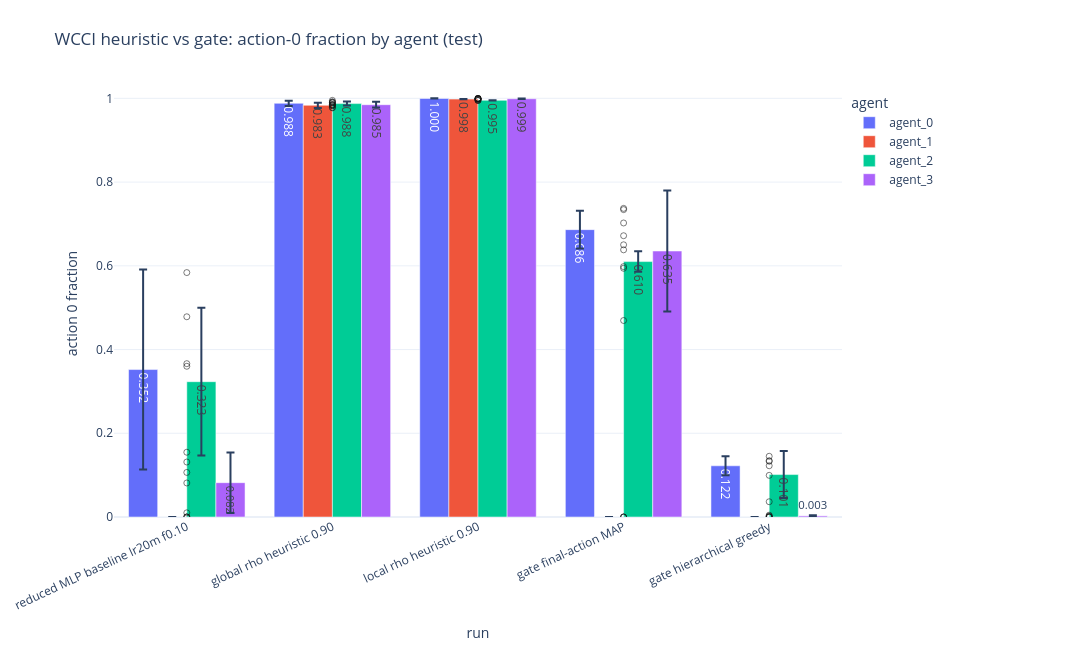
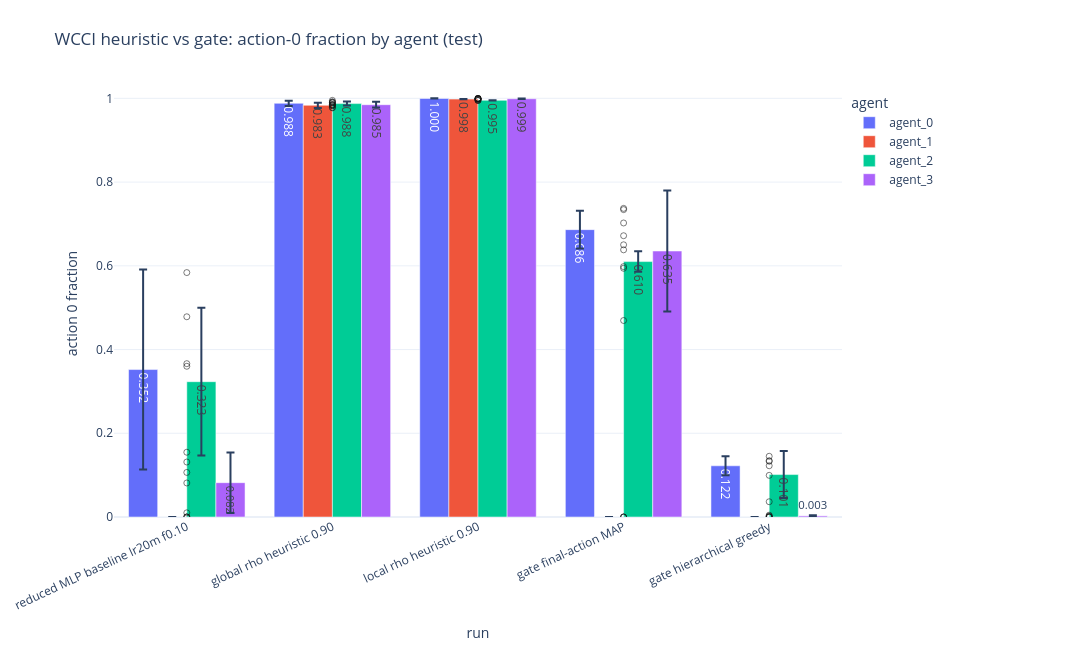

The notebook cell saved with these charts, in order:
### Markdown cell above
## WCCI Heuristic vs Gate

### Code cell
fig_action0_hvg, action0_hvg_rows, action0_hvg_summary = plot_action0_by_agent(
    source_rows(action0_latest, "WCCI HVG"), WCCI_HVG_RUNS,
    title=f"WCCI heuristic vs gate: action-0 fraction by agent ({ACTION_METRIC_SOURCE})",
    save_name=f"wcci_hvg_action0_{ACTION_METRIC_SOURCE}",
)
fig_action0_hvg

### Figure 1 — Plotly figure (JSON) as saved in the notebook; plotly's stock layout.template omitted (floating-point values rounded to 4 significant figures)
{"data": [{"alignmentgroup": "True", "customdata": [["wcci_hvg_02_gate_final_map_72x576", "agent_0", 0.0453, 3, [0, 1, 2], [50347008, 51922944, 52337664]], ["wcci_hvg_03_gate_hierarchical_72x576", "agent_0", 0.02277, 3, [0, 1, 2], [52835328, 53664768, 57646080]], ["wcci_hvg_01_eval_rho090_72x576", "agent_0", 0.006115, 3, [0, 1, 2], [50181120, 52005888, 53167104]], ["wcci_hvg_04_eval_local_rho090_72x576", "agent_0", 0.0002396, 3, [0, 1, 2], [59968512]], ["wcci_reduced_mlp_baseline_72x576_lr20m_f010", "agent_0", 0.239, 3, [0, 1, 2], [59968512]]], "error_y": {"array": [0.0453, 0.02277, 0.006115, 0.0002396, 0.239]}, "hovertemplate": "agent=%{customdata[1]}<br>run=%{x}<br>action 0 fraction=%{y:.4f}<br>text=%{text}<br>family=%{customdata[0]}<br>std_action0_fraction=%{customdata[2]:.4f}<br>n_seeds=%{customdata[3]}<br>seeds=%{customdata[4]}<br>selected_metric_steps=%{customdata[5]}<extra></extra>", "legendgroup": "agent_0", "marker": {"color": "#636efa", "pattern": {"shape": ""}}, "name": "agent_0", "offsetgroup": "agent_0", "orientation": "v", "showlegend": true, "text": ["0.686", "0.122", "0.988", "1.000", "0.352"], "textposition": "auto", "type": "bar", "x": ["gate final-action MAP", "gate hierarchical greedy", "global rho heuristic 0.90", "local rho heuristic 0.90", "reduced MLP baseline lr20m f0.10"], "xaxis": "x", "y": [0.6865, 0.1223, 0.9882, 0.9999, 0.3522], "yaxis": "y"}, {"alignmentgroup": "True", "customdata": [["wcci_hvg_02_gate_final_map_72x576", "agent_1", 0, 3, [0, 1, 2], [50347008, 51922944, 52337664]], ["wcci_hvg_03_gate_hierarchical_72x576", "agent_1", 0, 3, [0, 1, 2], [52835328, 53664768, 57646080]], ["wcci_hvg_01_eval_rho090_72x576", "agent_1", 0.006158, 3, [0, 1, 2], [50181120, 52005888, 53167104]], ["wcci_hvg_04_eval_local_rho090_72x576", "agent_1", 4.207e-05, 3, [0, 1, 2], [59968512]], ["wcci_reduced_mlp_baseline_72x576_lr20m_f010", "agent_1", 0, 3, [0, 1, 2], [59968512]]], "error_y": {"array": [0.0, 0.0, 0.006158, 4.207e-05, 0.0]}, "hovertemplate": "agent=%{customdata[1]}<br>run=%{x}<br>action 0 fraction=%{y:.4f}<br>text=%{text}<br>family=%{customdata[0]}<br>std_action0_fraction=%{customdata[2]:.4f}<br>n_seeds=%{customdata[3]}<br>seeds=%{customdata[4]}<br>selected_metric_steps=%{customdata[5]}<extra></extra>", "legendgroup": "agent_1", "marker": {"color": "#EF553B", "pattern": {"shape": ""}}, "name": "agent_1", "offsetgroup": "agent_1", "orientation": "v", "showlegend": true, "text": ["0.000", "0.000", "0.983", "0.998", "0.000"], "textposition": "auto", "type": "bar", "x": ["gate final-action MAP", "gate hierarchical greedy", "global rho heuristic 0.90", "local rho heuristic 0.90", "reduced MLP baseline lr20m f0.10"], "xaxis": "x", "y": [0.0, 0.0, 0.9834, 0.9982, 0.0], "yaxis": "y"}, {"alignmentgroup": "True", "customdata": [["wcci_hvg_02_gate_final_map_72x576", "agent_2", 0.02439, 3, [0, 1, 2], [50347008, 51922944, 52337664]], ["wcci_hvg_03_gate_hierarchical_72x576", "agent_2", 0.05623, 3, [0, 1, 2], [52835328, 53664768, 57646080]], ["wcci_hvg_01_eval_rho090_72x576", "agent_2", 0.00474, 3, [0, 1, 2], [50181120, 52005888, 53167104]], ["wcci_hvg_04_eval_local_rho090_72x576", "agent_2", 0.000396, 3, [0, 1, 2], [59968512]], ["wcci_reduced_mlp_baseline_72x576_lr20m_f010", "agent_2", 0.1764, 3, [0, 1, 2], [59968512]]], "error_y": {"array": [0.02439, 0.05623, 0.00474, 0.000396, 0.1764]}, "hovertemplate": "agent=%{customdata[1]}<br>run=%{x}<br>action 0 fraction=%{y:.4f}<br>text=%{text}<br>family=%{customdata[0]}<br>std_action0_fraction=%{customdata[2]:.4f}<br>n_seeds=%{customdata[3]}<br>seeds=%{customdata[4]}<br>selected_metric_steps=%{customdata[5]}<extra></extra>", "legendgroup": "agent_2", "marker": {"color": "#00cc96", "pattern": {"shape": ""}}, "name": "agent_2", "offsetgroup": "agent_2", "orientation": "v", "showlegend": true, "text": ["0.610", "0.101", "0.988", "0.995", "0.323"], "textposition": "auto", "type": "bar", "x": ["gate final-action MAP", "gate hierarchical greedy", "global rho heuristic 0.90", "local rho heuristic 0.90", "reduced MLP baseline lr20m f0.10"], "xaxis": "x", "y": [0.6101, 0.1014, 0.9875, 0.9953, 0.3232], "yaxis": "y"}, {"alignmentgroup": "True", "customdata": [["wcci_hvg_02_gate_final_map_72x576", "agent_3", 0.1446, 3, [0, 1, 2], [50347008, 51922944, 52337664]], ["wcci_hvg_03_gate_hierarchical_72x576", "agent_3", 0.001617, 3, [0, 1, 2], [52835328, 53664768, 57646080]], ["wcci_hvg_01_eval_rho090_72x576", "agent_3", 0.006832, 3, [0, 1, 2], [50181120, 52005888, 53167104]], ["wcci_hvg_04_eval_local_rho090_72x576", "agent_3", 0.0005752, 3, [0, 1, 2], [59968512]], ["wcci_reduced_mlp_baseline_72x576_lr20m_f010", "agent_3", 0.07236, 3, [0, 1, 2], [59968512]]], "error_y": {"array": [0.1446, 0.001617, 0.006832, 0.0005752, 0.07236]}, "hovertemplate": "agent=%{customdata[1]}<br>run=%{x}<br>action 0 fraction=%{y:.4f}<br>text=%{text}<br>family=%{customdata[0]}<br>std_action0_fraction=%{customdata[2]:.4f}<br>n_seeds=%{customdata[3]}<br>seeds=%{customdata[4]}<br>selected_metric_steps=%{customdata[5]}<extra></extra>", "legendgroup": "agent_3", "marker": {"color": "#ab63fa", "pattern": {"shape": ""}}, "name": "agent_3", "offsetgroup": "agent_3", "orientation": "v", "showlegend": true, "text": ["0.635", "0.003", "0.985", "0.999", "0.082"], "textposition": "auto", "type": "bar", "x": ["gate final-action MAP", "gate hierarchical greedy", "global rho heuristic 0.90", "local rho heuristic 0.90", "reduced MLP baseline lr20m f0.10"], "xaxis": "x", "y": [0.6353, 0.002684, 0.9849, 0.9991, 0.08198], "yaxis": "y"}, {"customdata": [["wcci_reduced_mlp_baseline_72x576_lr20m_f010_s0", "agent_0", 59968512], ["wcci_reduced_mlp_baseline_72x576_lr20m_f010_s0", "agent_1", 59968512], ["wcci_reduced_mlp_baseline_72x576_lr20m_f010_s0", "agent_2", 59968512], ["wcci_reduced_mlp_baseline_72x576_lr20m_f010_s0", "agent_3", 59968512], ["wcci_hvg_01_eval_rho090_72x576_s0", "agent_0", 53167104], ["wcci_hvg_01_eval_rho090_72x576_s0", "agent_1", 53167104], ["wcci_hvg_01_eval_rho090_72x576_s0", "agent_2", 53167104], ["wcci_hvg_01_eval_rho090_72x576_s0", "agent_3", 53167104], ["wcci_hvg_02_gate_final_map_72x576_s0", "agent_0", 50347008], ["wcci_hvg_02_gate_final_map_72x576_s0", "agent_1", 50347008], ["wcci_hvg_02_gate_final_map_72x576_s0", "agent_2", 50347008], ["wcci_hvg_02_gate_final_map_72x576_s0", "agent_3", 50347008], ["wcci_hvg_03_gate_hierarchical_72x576_s0", "agent_0", 53664768], ["wcci_hvg_03_gate_hierarchical_72x576_s0", "agent_1", 53664768], ["wcci_hvg_03_gate_hierarchical_72x576_s0", "agent_2", 53664768], ["wcci_hvg_03_gate_hierarchical_72x576_s0", "agent_3", 53664768], ["wcci_hvg_04_eval_local_rho090_72x576_s0", "agent_0", 59968512], ["wcci_hvg_04_eval_local_rho090_72x576_s0", "agent_1", 59968512], ["wcci_hvg_04_eval_local_rho090_72x576_s0", "agent_2", 59968512], ["wcci_hvg_04_eval_local_rho090_72x576_s0", "agent_3", 59968512]], "hovertemplate": "run=%{customdata[0]}<br>agent=%{customdata[1]}<br>step=%{customdata[2]}<br>action0=%{y:.4f}<extra></extra>", "marker": {"color": "rgba(20,20,20,0.55)", "size": 6, "symbol": "circle-open"}, "mode": "markers", "name": "seed 0", "showlegend": false, "type": "scatter", "x": ["reduced MLP baseline lr20m f0.10", "reduced MLP baseline lr20m f0.10", "reduced MLP baseline lr20m f0.10", "reduced MLP baseline lr20m f0.10", "global rho heuristic 0.90", "global rho heuristic 0.90", "global rho heuristic 0.90", "global rho heuristic 0.90", "gate final-action MAP", "gate final-action MAP", "gate final-action MAP", "gate final-action MAP", "gate hierarchical greedy", "gate hierarchical greedy", "gate hierarchical greedy", "gate hierarchical greedy", "local rho heuristic 0.90", "local rho heuristic 0.90", "local rho heuristic 0.90", "local rho heuristic 0.90"], "y": [0.3663, 0.0, 0.4783, 0.08128, 0.9844, 0.9777, 0.9822, 0.9777, 0.6502, 0.0, 0.6382, 0.7343, 0.0995, 0.0, 0.1345, 0.002505, 1.0, 0.9982, 0.9955, 0.9997]}, {"customdata": [["wcci_reduced_mlp_baseline_72x576_lr20m_f010_s1", "agent_0", 59968512], ["wcci_reduced_mlp_baseline_72x576_lr20m_f010_s1", "agent_1", 59968512], ["wcci_reduced_mlp_baseline_72x576_lr20m_f010_s1", "agent_2", 59968512], ["wcci_reduced_mlp_baseline_72x576_lr20m_f010_s1", "agent_3", 59968512], ["wcci_hvg_01_eval_rho090_72x576_s1", "agent_0", 52005888], ["wcci_hvg_01_eval_rho090_72x576_s1", "agent_1", 52005888], ["wcci_hvg_01_eval_rho090_72x576_s1", "agent_2", 52005888], ["wcci_hvg_01_eval_rho090_72x576_s1", "agent_3", 52005888], ["wcci_hvg_02_gate_final_map_72x576_s1", "agent_0", 51922944], ["wcci_hvg_02_gate_final_map_72x576_s1", "agent_1", 51922944], ["wcci_hvg_02_gate_final_map_72x576_s1", "agent_2", 51922944], ["wcci_hvg_02_gate_final_map_72x576_s1", "agent_3", 51922944], ["wcci_hvg_03_gate_hierarchical_72x576_s1", "agent_0", 57646080], ["wcci_hvg_03_gate_hierarchical_72x576_s1", "agent_1", 57646080], ["wcci_hvg_03_gate_hierarchical_72x576_s1", "agent_2", 57646080], ["wcci_hvg_03_gate_hierarchical_72x576_s1", "agent_3", 57646080], ["wcci_hvg_04_eval_local_rho090_72x576_s1", "agent_0", 59968512], ["wcci_hvg_04_eval_local_rho090_72x576_s1", "agent_1", 59968512], ["wcci_hvg_04_eval_local_rho090_72x576_s1", "agent_2", 59968512], ["wcci_hvg_04_eval_local_rho090_72x576_s1", "agent_3", 59968512]], "hovertemplate": "run=%{customdata[0]}<br>agent=%{customdata[1]}<br>step=%{customdata[2]}<br>action0=%{y:.4f}<extra></extra>", "marker": {"color": "rgba(20,20,20,0.55)", "size": 6, "symbol": "circle-open"}, "mode": "markers", "name": "seed 1", "showlegend": false, "type": "scatter", "x": ["reduced MLP baseline lr20m f0.10", "reduced MLP baseline lr20m f0.10", "reduced MLP baseline lr20m f0.10", "reduced MLP baseline lr20m f0.10", "global rho heuristic 0.90", "global rho heuristic 0.90", "global rho heuristic 0.90", "global rho heuristic 0.90", "gate final-action MAP", "gate final-action MAP", "gate final-action MAP", "gate final-action MAP", "gate hierarchical greedy", "gate hierarchical greedy", "gate hierarchical greedy", "gate hierarchical greedy", "local rho heuristic 0.90", "local rho heuristic 0.90", "local rho heuristic 0.90", "local rho heuristic 0.90"], "y": [0.5839, 0.0, 0.1313, 0.1547, 0.9849, 0.9827, 0.9891, 0.9857, 0.6719, 0.0, 0.5981, 0.7024, 0.1224, 0.0, 0.1332, 0.001163, 1.0, 0.9983, 0.9948, 0.9985]}, {"customdata": [["wcci_reduced_mlp_baseline_72x576_lr20m_f010_s2", "agent_0", 59968512], ["wcci_reduced_mlp_baseline_72x576_lr20m_f010_s2", "agent_1", 59968512], ["wcci_reduced_mlp_baseline_72x576_lr20m_f010_s2", "agent_2", 59968512], ["wcci_reduced_mlp_baseline_72x576_lr20m_f010_s2", "agent_3", 59968512], ["wcci_hvg_01_eval_rho090_72x576_s2", "agent_0", 50181120], ["wcci_hvg_01_eval_rho090_72x576_s2", "agent_1", 50181120], ["wcci_hvg_01_eval_rho090_72x576_s2", "agent_2", 50181120], ["wcci_hvg_01_eval_rho090_72x576_s2", "agent_3", 50181120], ["wcci_hvg_02_gate_final_map_72x576_s2", "agent_0", 52337664], ["wcci_hvg_02_gate_final_map_72x576_s2", "agent_1", 52337664], ["wcci_hvg_02_gate_final_map_72x576_s2", "agent_2", 52337664], ["wcci_hvg_02_gate_final_map_72x576_s2", "agent_3", 52337664], ["wcci_hvg_03_gate_hierarchical_72x576_s2", "agent_0", 52835328], ["wcci_hvg_03_gate_hierarchical_72x576_s2", "agent_1", 52835328], ["wcci_hvg_03_gate_hierarchical_72x576_s2", "agent_2", 52835328], ["wcci_hvg_03_gate_hierarchical_72x576_s2", "agent_3", 52835328], ["wcci_hvg_04_eval_local_rho090_72x576_s2", "agent_0", 59968512], ["wcci_hvg_04_eval_local_rho090_72x576_s2", "agent_1", 59968512], ["wcci_hvg_04_eval_local_rho090_72x576_s2", "agent_2", 59968512], ["wcci_hvg_04_eval_local_rho090_72x576_s2", "agent_3", 59968512]], "hovertemplate": "run=%{customdata[0]}<br>agent=%{customdata[1]}<br>step=%{customdata[2]}<br>action0=%{y:.4f}<extra></extra>", "marker": {"color": "rgba(20,20,20,0.55)", "size": 6, "symbol": "circle-open"}, "mode": "markers", "name": "seed 2", "showlegend": false, "type": "scatter", "x": ["reduced MLP baseline lr20m f0.10", "reduced MLP baseline lr20m f0.10", "reduced MLP baseline lr20m f0.10", "reduced MLP baseline lr20m f0.10", "global rho heuristic 0.90", "global rho heuristic 0.90", "global rho heuristic 0.90", "global rho heuristic 0.90", "gate final-action MAP", "gate final-action MAP", "gate final-action MAP", "gate final-action MAP", "gate hierarchical greedy", "gate hierarchical greedy", "gate hierarchical greedy", "gate hierarchical greedy", "local rho heuristic 0.90", "local rho heuristic 0.90", "local rho heuristic 0.90", "local rho heuristic 0.90"], "y": [0.1065, 0.0, 0.36, 0.009973, 0.9952, 0.99, 0.9913, 0.9913, 0.7373, 0.0, 0.5941, 0.4694, 0.145, 0.0, 0.03644, 0.004382, 0.9996, 0.9983, 0.9955, 0.9991]}], "layout": {"barmode": "group", "height": 650, "legend": {"orientation": "v", "title": {"text": "agent"}, "tracegroupgap": 0, "x": 1.01, "xanchor": "left", "y": 1, "yanchor": "top"}, "margin": {"b": 120, "l": 80, "r": 250, "t": 90}, "title": {"text": "WCCI heuristic vs gate: action-0 fraction by agent (test)"}, "width": 1450, "xaxis": {"anchor": "y", "categoryarray": ["reduced MLP baseline lr20m f0.10", "global rho heuristic 0.90", "local rho heuristic 0.90", "gate final-action MAP", "gate hierarchical greedy"], "categoryorder": "array", "domain": [0, 1], "tickangle": -25, "title": {"text": "run"}}, "yaxis": {"anchor": "x", "domain": [0, 1], "range": [0, 1.02], "title": {"text": "action 0 fraction"}}}}

### Figure 2 — Plotly figure (JSON) as saved in the notebook; plotly's stock layout.template omitted (floating-point values rounded to 4 significant figures)
{"data": [{"alignmentgroup": "True", "customdata": [["wcci_hvg_02_gate_final_map_72x576", "agent_0", 0.0453, 3, [0, 1, 2], [50347008, 51922944, 52337664]], ["wcci_hvg_03_gate_hierarchical_72x576", "agent_0", 0.02277, 3, [0, 1, 2], [52835328, 53664768, 57646080]], ["wcci_hvg_01_eval_rho090_72x576", "agent_0", 0.006115, 3, [0, 1, 2], [50181120, 52005888, 53167104]], ["wcci_hvg_04_eval_local_rho090_72x576", "agent_0", 0.0002396, 3, [0, 1, 2], [59968512]], ["wcci_reduced_mlp_baseline_72x576_lr20m_f010", "agent_0", 0.239, 3, [0, 1, 2], [59968512]]], "error_y": {"array": [0.0453, 0.02277, 0.006115, 0.0002396, 0.239]}, "hovertemplate": "agent=%{customdata[1]}<br>run=%{x}<br>action 0 fraction=%{y:.4f}<br>text=%{text}<br>family=%{customdata[0]}<br>std_action0_fraction=%{customdata[2]:.4f}<br>n_seeds=%{customdata[3]}<br>seeds=%{customdata[4]}<br>selected_metric_steps=%{customdata[5]}<extra></extra>", "legendgroup": "agent_0", "marker": {"color": "#636efa", "pattern": {"shape": ""}}, "name": "agent_0", "offsetgroup": "agent_0", "orientation": "v", "showlegend": true, "text": ["0.686", "0.122", "0.988", "1.000", "0.352"], "textposition": "auto", "type": "bar", "x": ["gate final-action MAP", "gate hierarchical greedy", "global rho heuristic 0.90", "local rho heuristic 0.90", "reduced MLP baseline lr20m f0.10"], "xaxis": "x", "y": [0.6865, 0.1223, 0.9882, 0.9999, 0.3522], "yaxis": "y"}, {"alignmentgroup": "True", "customdata": [["wcci_hvg_02_gate_final_map_72x576", "agent_1", 0, 3, [0, 1, 2], [50347008, 51922944, 52337664]], ["wcci_hvg_03_gate_hierarchical_72x576", "agent_1", 0, 3, [0, 1, 2], [52835328, 53664768, 57646080]], ["wcci_hvg_01_eval_rho090_72x576", "agent_1", 0.006158, 3, [0, 1, 2], [50181120, 52005888, 53167104]], ["wcci_hvg_04_eval_local_rho090_72x576", "agent_1", 4.207e-05, 3, [0, 1, 2], [59968512]], ["wcci_reduced_mlp_baseline_72x576_lr20m_f010", "agent_1", 0, 3, [0, 1, 2], [59968512]]], "error_y": {"array": [0.0, 0.0, 0.006158, 4.207e-05, 0.0]}, "hovertemplate": "agent=%{customdata[1]}<br>run=%{x}<br>action 0 fraction=%{y:.4f}<br>text=%{text}<br>family=%{customdata[0]}<br>std_action0_fraction=%{customdata[2]:.4f}<br>n_seeds=%{customdata[3]}<br>seeds=%{customdata[4]}<br>selected_metric_steps=%{customdata[5]}<extra></extra>", "legendgroup": "agent_1", "marker": {"color": "#EF553B", "pattern": {"shape": ""}}, "name": "agent_1", "offsetgroup": "agent_1", "orientation": "v", "showlegend": true, "text": ["0.000", "0.000", "0.983", "0.998", "0.000"], "textposition": "auto", "type": "bar", "x": ["gate final-action MAP", "gate hierarchical greedy", "global rho heuristic 0.90", "local rho heuristic 0.90", "reduced MLP baseline lr20m f0.10"], "xaxis": "x", "y": [0.0, 0.0, 0.9834, 0.9982, 0.0], "yaxis": "y"}, {"alignmentgroup": "True", "customdata": [["wcci_hvg_02_gate_final_map_72x576", "agent_2", 0.02439, 3, [0, 1, 2], [50347008, 51922944, 52337664]], ["wcci_hvg_03_gate_hierarchical_72x576", "agent_2", 0.05623, 3, [0, 1, 2], [52835328, 53664768, 57646080]], ["wcci_hvg_01_eval_rho090_72x576", "agent_2", 0.00474, 3, [0, 1, 2], [50181120, 52005888, 53167104]], ["wcci_hvg_04_eval_local_rho090_72x576", "agent_2", 0.000396, 3, [0, 1, 2], [59968512]], ["wcci_reduced_mlp_baseline_72x576_lr20m_f010", "agent_2", 0.1764, 3, [0, 1, 2], [59968512]]], "error_y": {"array": [0.02439, 0.05623, 0.00474, 0.000396, 0.1764]}, "hovertemplate": "agent=%{customdata[1]}<br>run=%{x}<br>action 0 fraction=%{y:.4f}<br>text=%{text}<br>family=%{customdata[0]}<br>std_action0_fraction=%{customdata[2]:.4f}<br>n_seeds=%{customdata[3]}<br>seeds=%{customdata[4]}<br>selected_metric_steps=%{customdata[5]}<extra></extra>", "legendgroup": "agent_2", "marker": {"color": "#00cc96", "pattern": {"shape": ""}}, "name": "agent_2", "offsetgroup": "agent_2", "orientation": "v", "showlegend": true, "text": ["0.610", "0.101", "0.988", "0.995", "0.323"], "textposition": "auto", "type": "bar", "x": ["gate final-action MAP", "gate hierarchical greedy", "global rho heuristic 0.90", "local rho heuristic 0.90", "reduced MLP baseline lr20m f0.10"], "xaxis": "x", "y": [0.6101, 0.1014, 0.9875, 0.9953, 0.3232], "yaxis": "y"}, {"alignmentgroup": "True", "customdata": [["wcci_hvg_02_gate_final_map_72x576", "agent_3", 0.1446, 3, [0, 1, 2], [50347008, 51922944, 52337664]], ["wcci_hvg_03_gate_hierarchical_72x576", "agent_3", 0.001617, 3, [0, 1, 2], [52835328, 53664768, 57646080]], ["wcci_hvg_01_eval_rho090_72x576", "agent_3", 0.006832, 3, [0, 1, 2], [50181120, 52005888, 53167104]], ["wcci_hvg_04_eval_local_rho090_72x576", "agent_3", 0.0005752, 3, [0, 1, 2], [59968512]], ["wcci_reduced_mlp_baseline_72x576_lr20m_f010", "agent_3", 0.07236, 3, [0, 1, 2], [59968512]]], "error_y": {"array": [0.1446, 0.001617, 0.006832, 0.0005752, 0.07236]}, "hovertemplate": "agent=%{customdata[1]}<br>run=%{x}<br>action 0 fraction=%{y:.4f}<br>text=%{text}<br>family=%{customdata[0]}<br>std_action0_fraction=%{customdata[2]:.4f}<br>n_seeds=%{customdata[3]}<br>seeds=%{customdata[4]}<br>selected_metric_steps=%{customdata[5]}<extra></extra>", "legendgroup": "agent_3", "marker": {"color": "#ab63fa", "pattern": {"shape": ""}}, "name": "agent_3", "offsetgroup": "agent_3", "orientation": "v", "showlegend": true, "text": ["0.635", "0.003", "0.985", "0.999", "0.082"], "textposition": "auto", "type": "bar", "x": ["gate final-action MAP", "gate hierarchical greedy", "global rho heuristic 0.90", "local rho heuristic 0.90", "reduced MLP baseline lr20m f0.10"], "xaxis": "x", "y": [0.6353, 0.002684, 0.9849, 0.9991, 0.08198], "yaxis": "y"}, {"customdata": [["wcci_reduced_mlp_baseline_72x576_lr20m_f010_s0", "agent_0", 59968512], ["wcci_reduced_mlp_baseline_72x576_lr20m_f010_s0", "agent_1", 59968512], ["wcci_reduced_mlp_baseline_72x576_lr20m_f010_s0", "agent_2", 59968512], ["wcci_reduced_mlp_baseline_72x576_lr20m_f010_s0", "agent_3", 59968512], ["wcci_hvg_01_eval_rho090_72x576_s0", "agent_0", 53167104], ["wcci_hvg_01_eval_rho090_72x576_s0", "agent_1", 53167104], ["wcci_hvg_01_eval_rho090_72x576_s0", "agent_2", 53167104], ["wcci_hvg_01_eval_rho090_72x576_s0", "agent_3", 53167104], ["wcci_hvg_02_gate_final_map_72x576_s0", "agent_0", 50347008], ["wcci_hvg_02_gate_final_map_72x576_s0", "agent_1", 50347008], ["wcci_hvg_02_gate_final_map_72x576_s0", "agent_2", 50347008], ["wcci_hvg_02_gate_final_map_72x576_s0", "agent_3", 50347008], ["wcci_hvg_03_gate_hierarchical_72x576_s0", "agent_0", 53664768], ["wcci_hvg_03_gate_hierarchical_72x576_s0", "agent_1", 53664768], ["wcci_hvg_03_gate_hierarchical_72x576_s0", "agent_2", 53664768], ["wcci_hvg_03_gate_hierarchical_72x576_s0", "agent_3", 53664768], ["wcci_hvg_04_eval_local_rho090_72x576_s0", "agent_0", 59968512], ["wcci_hvg_04_eval_local_rho090_72x576_s0", "agent_1", 59968512], ["wcci_hvg_04_eval_local_rho090_72x576_s0", "agent_2", 59968512], ["wcci_hvg_04_eval_local_rho090_72x576_s0", "agent_3", 59968512]], "hovertemplate": "run=%{customdata[0]}<br>agent=%{customdata[1]}<br>step=%{customdata[2]}<br>action0=%{y:.4f}<extra></extra>", "marker": {"color": "rgba(20,20,20,0.55)", "size": 6, "symbol": "circle-open"}, "mode": "markers", "name": "seed 0", "showlegend": false, "type": "scatter", "x": ["reduced MLP baseline lr20m f0.10", "reduced MLP baseline lr20m f0.10", "reduced MLP baseline lr20m f0.10", "reduced MLP baseline lr20m f0.10", "global rho heuristic 0.90", "global rho heuristic 0.90", "global rho heuristic 0.90", "global rho heuristic 0.90", "gate final-action MAP", "gate final-action MAP", "gate final-action MAP", "gate final-action MAP", "gate hierarchical greedy", "gate hierarchical greedy", "gate hierarchical greedy", "gate hierarchical greedy", "local rho heuristic 0.90", "local rho heuristic 0.90", "local rho heuristic 0.90", "local rho heuristic 0.90"], "y": [0.3663, 0.0, 0.4783, 0.08128, 0.9844, 0.9777, 0.9822, 0.9777, 0.6502, 0.0, 0.6382, 0.7343, 0.0995, 0.0, 0.1345, 0.002505, 1.0, 0.9982, 0.9955, 0.9997]}, {"customdata": [["wcci_reduced_mlp_baseline_72x576_lr20m_f010_s1", "agent_0", 59968512], ["wcci_reduced_mlp_baseline_72x576_lr20m_f010_s1", "agent_1", 59968512], ["wcci_reduced_mlp_baseline_72x576_lr20m_f010_s1", "agent_2", 59968512], ["wcci_reduced_mlp_baseline_72x576_lr20m_f010_s1", "agent_3", 59968512], ["wcci_hvg_01_eval_rho090_72x576_s1", "agent_0", 52005888], ["wcci_hvg_01_eval_rho090_72x576_s1", "agent_1", 52005888], ["wcci_hvg_01_eval_rho090_72x576_s1", "agent_2", 52005888], ["wcci_hvg_01_eval_rho090_72x576_s1", "agent_3", 52005888], ["wcci_hvg_02_gate_final_map_72x576_s1", "agent_0", 51922944], ["wcci_hvg_02_gate_final_map_72x576_s1", "agent_1", 51922944], ["wcci_hvg_02_gate_final_map_72x576_s1", "agent_2", 51922944], ["wcci_hvg_02_gate_final_map_72x576_s1", "agent_3", 51922944], ["wcci_hvg_03_gate_hierarchical_72x576_s1", "agent_0", 57646080], ["wcci_hvg_03_gate_hierarchical_72x576_s1", "agent_1", 57646080], ["wcci_hvg_03_gate_hierarchical_72x576_s1", "agent_2", 57646080], ["wcci_hvg_03_gate_hierarchical_72x576_s1", "agent_3", 57646080], ["wcci_hvg_04_eval_local_rho090_72x576_s1", "agent_0", 59968512], ["wcci_hvg_04_eval_local_rho090_72x576_s1", "agent_1", 59968512], ["wcci_hvg_04_eval_local_rho090_72x576_s1", "agent_2", 59968512], ["wcci_hvg_04_eval_local_rho090_72x576_s1", "agent_3", 59968512]], "hovertemplate": "run=%{customdata[0]}<br>agent=%{customdata[1]}<br>step=%{customdata[2]}<br>action0=%{y:.4f}<extra></extra>", "marker": {"color": "rgba(20,20,20,0.55)", "size": 6, "symbol": "circle-open"}, "mode": "markers", "name": "seed 1", "showlegend": false, "type": "scatter", "x": ["reduced MLP baseline lr20m f0.10", "reduced MLP baseline lr20m f0.10", "reduced MLP baseline lr20m f0.10", "reduced MLP baseline lr20m f0.10", "global rho heuristic 0.90", "global rho heuristic 0.90", "global rho heuristic 0.90", "global rho heuristic 0.90", "gate final-action MAP", "gate final-action MAP", "gate final-action MAP", "gate final-action MAP", "gate hierarchical greedy", "gate hierarchical greedy", "gate hierarchical greedy", "gate hierarchical greedy", "local rho heuristic 0.90", "local rho heuristic 0.90", "local rho heuristic 0.90", "local rho heuristic 0.90"], "y": [0.5839, 0.0, 0.1313, 0.1547, 0.9849, 0.9827, 0.9891, 0.9857, 0.6719, 0.0, 0.5981, 0.7024, 0.1224, 0.0, 0.1332, 0.001163, 1.0, 0.9983, 0.9948, 0.9985]}, {"customdata": [["wcci_reduced_mlp_baseline_72x576_lr20m_f010_s2", "agent_0", 59968512], ["wcci_reduced_mlp_baseline_72x576_lr20m_f010_s2", "agent_1", 59968512], ["wcci_reduced_mlp_baseline_72x576_lr20m_f010_s2", "agent_2", 59968512], ["wcci_reduced_mlp_baseline_72x576_lr20m_f010_s2", "agent_3", 59968512], ["wcci_hvg_01_eval_rho090_72x576_s2", "agent_0", 50181120], ["wcci_hvg_01_eval_rho090_72x576_s2", "agent_1", 50181120], ["wcci_hvg_01_eval_rho090_72x576_s2", "agent_2", 50181120], ["wcci_hvg_01_eval_rho090_72x576_s2", "agent_3", 50181120], ["wcci_hvg_02_gate_final_map_72x576_s2", "agent_0", 52337664], ["wcci_hvg_02_gate_final_map_72x576_s2", "agent_1", 52337664], ["wcci_hvg_02_gate_final_map_72x576_s2", "agent_2", 52337664], ["wcci_hvg_02_gate_final_map_72x576_s2", "agent_3", 52337664], ["wcci_hvg_03_gate_hierarchical_72x576_s2", "agent_0", 52835328], ["wcci_hvg_03_gate_hierarchical_72x576_s2", "agent_1", 52835328], ["wcci_hvg_03_gate_hierarchical_72x576_s2", "agent_2", 52835328], ["wcci_hvg_03_gate_hierarchical_72x576_s2", "agent_3", 52835328], ["wcci_hvg_04_eval_local_rho090_72x576_s2", "agent_0", 59968512], ["wcci_hvg_04_eval_local_rho090_72x576_s2", "agent_1", 59968512], ["wcci_hvg_04_eval_local_rho090_72x576_s2", "agent_2", 59968512], ["wcci_hvg_04_eval_local_rho090_72x576_s2", "agent_3", 59968512]], "hovertemplate": "run=%{customdata[0]}<br>agent=%{customdata[1]}<br>step=%{customdata[2]}<br>action0=%{y:.4f}<extra></extra>", "marker": {"color": "rgba(20,20,20,0.55)", "size": 6, "symbol": "circle-open"}, "mode": "markers", "name": "seed 2", "showlegend": false, "type": "scatter", "x": ["reduced MLP baseline lr20m f0.10", "reduced MLP baseline lr20m f0.10", "reduced MLP baseline lr20m f0.10", "reduced MLP baseline lr20m f0.10", "global rho heuristic 0.90", "global rho heuristic 0.90", "global rho heuristic 0.90", "global rho heuristic 0.90", "gate final-action MAP", "gate final-action MAP", "gate final-action MAP", "gate final-action MAP", "gate hierarchical greedy", "gate hierarchical greedy", "gate hierarchical greedy", "gate hierarchical greedy", "local rho heuristic 0.90", "local rho heuristic 0.90", "local rho heuristic 0.90", "local rho heuristic 0.90"], "y": [0.1065, 0.0, 0.36, 0.009973, 0.9952, 0.99, 0.9913, 0.9913, 0.7373, 0.0, 0.5941, 0.4694, 0.145, 0.0, 0.03644, 0.004382, 0.9996, 0.9983, 0.9955, 0.9991]}], "layout": {"barmode": "group", "height": 650, "legend": {"orientation": "v", "title": {"text": "agent"}, "tracegroupgap": 0, "x": 1.01, "xanchor": "left", "y": 1, "yanchor": "top"}, "margin": {"b": 120, "l": 80, "r": 250, "t": 90}, "title": {"text": "WCCI heuristic vs gate: action-0 fraction by agent (test)"}, "width": 1450, "xaxis": {"anchor": "y", "categoryarray": ["reduced MLP baseline lr20m f0.10", "global rho heuristic 0.90", "local rho heuristic 0.90", "gate final-action MAP", "gate hierarchical greedy"], "categoryorder": "array", "domain": [0, 1], "tickangle": -25, "title": {"text": "run"}}, "yaxis": {"anchor": "x", "domain": [0, 1], "range": [0, 1.02], "title": {"text": "action 0 fraction"}}}}
